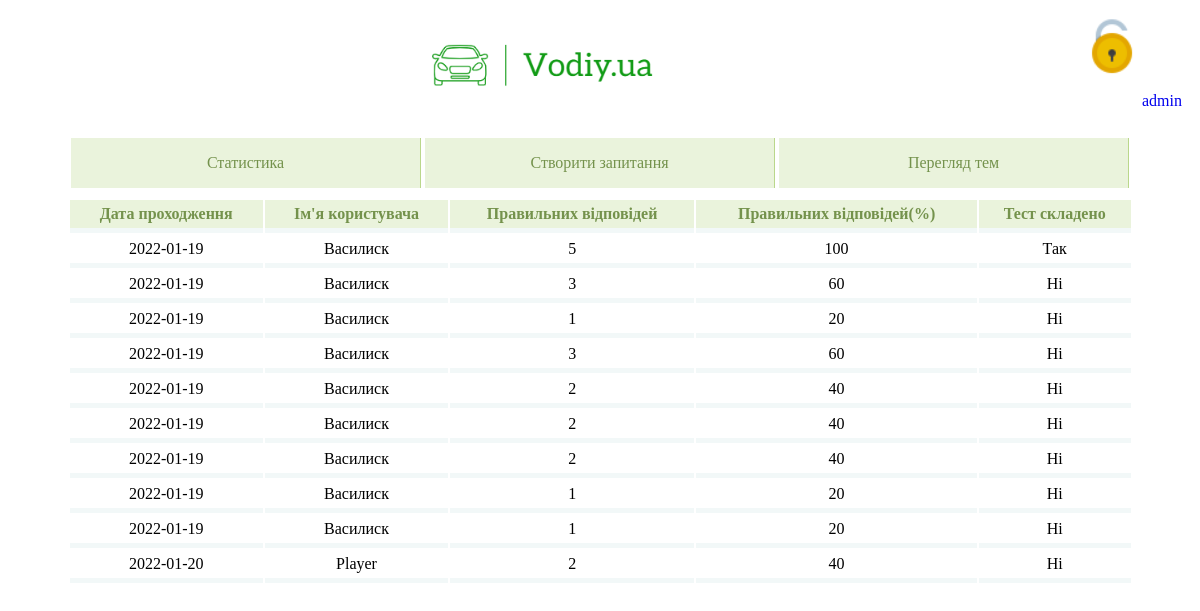
The app's page /admin/stats (signed in), older data.
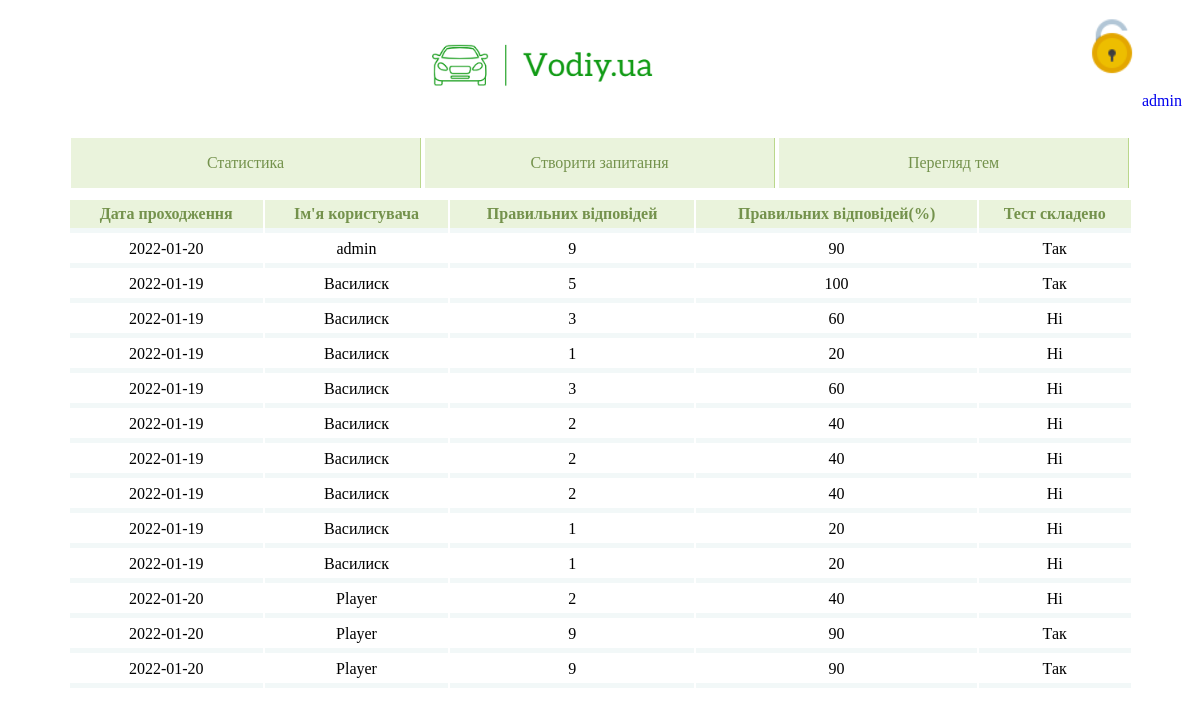
The same page, newer data.
### models.py (models this page shows)
class Users(db.Model):
    id = db.Column(db.Integer, primary_key=True)
    login = db.Column(db.String, unique=True)
    email = db.Column(db.String, unique=True)
    password = db.Column(db.String, nullable=False)
    tests = db.relationship('History', backref='users')

class History(db.Model):
    id = db.Column(db.Integer, primary_key=True)
    user_id = db.Column(db.Integer, db.ForeignKey('users.id'), nullable=False)
    correct_answers_number = db.Column(db.Integer, nullable=False)
    correct_answers_percent = db.Column(db.Integer, nullable=False)
    complete = db.Column(db.Boolean, nullable=False)
    date = db.Column(db.Date, nullable=False)

### admin/admin.py (the view)
@admin.route('/stats')
@admin_required
def stats():
    return render_template('admin/stats.html', user=Admin, users_history=Admin.get_users_history(), tests_number=len(Admin.get_history()))

### Admin.py (called while the page is built)
    @classmethod
    def get_users_history(cls):
        return DataBase.get_users_history()

    @classmethod
    def get_history(cls):
        return DataBase.get_history()

### DataBase.py (called while the page is built)
    @classmethod
    def get_users_history(cls):
        return Users.query.all()

    @classmethod
    def get_history(cls):
        return History.query.all()

### Visitor.py (called while the page is built)
    @classmethod
    def is_admin(cls):
        if session.get('logged') == 'True':
            if session.get('user_name') == 'admin':
                return True

    @classmethod
    def is_authorized(cls):
        if session.get('logged') == 'True':
            return True
        else:
            return False

    @classmethod
    def get_name(cls):
        if session.get('logged'):
            return session.get('user_name')
        else:
            return 'Not authorized'

### admin/admin.py (called while the page is built)
def admin_required(f):
    @wraps(f)
    def decorated_function(*args, **kwargs):
        if Admin.is_admin() is not True:
            return redirect(url_for('user.sign', next=request.url))
        return f(*args, **kwargs)
    return decorated_function

### admin/templates/admin/stats.html
{% extends 'admin/base.html' %}
{% block content %}
<center>
	<table class="table">
		<thead>
			<tr>
				<th>Дата проходження</th>
				<th>Ім'я користувача</th>
				<th>Правильних відповідей</th>
				<th>Правильних відповідей(%)</th>
				<th>Тест складено</th>
			</tr>
		</thead>
		{% if tests_number < 1 %}
		<tbody>
		<tr><td colspan="5" align="center" style="color: #74924C;">Ця таблиця порожня! Наразі не існує жодного запису результатів.</td></tr>
		</tbody>
		{% else %}
			{% for user_one in users_history %}
			{% for test in user_one.tests %}
			<tbody>
			<tr>
				<td align="center"> {{ test.date }} </td>
				<td align="center"> {{ user_one.login }} </td>
				<td align="center"> {{ test.correct_answers_number }} </td>
				<td align="center"> {{ test.correct_answers_percent }} </td>
				{% if test.complete %}
				<td align="center"> Так </td>
				{% else %}
				<td align="center">Ні</td>
				{% endif %}
			</tr>
			</tbody>
			{% endfor %}
			{% endfor %}
		{% endif %}
	</table>
</center>
{% endblock %}

### admin/templates/admin/base.html (shortened to what this page needs)
<!DOCTYPE html>
<html lang="en">
<head>
    <link type="text/css" rel="stylesheet" href="{{ url_for('admin.static', filename='css/menu.css') }}"/>
    <link type="text/css" rel="stylesheet" href="{{ url_for('admin.static', filename='css/styles.css') }}"/>
    <link type="text/css" rel="stylesheet" href="{{ url_for('admin.static', filename='css/table.css') }}"/>
</head>
<body>
<div class="wrapper">
    <div class="header">
        <div class="inner-header" style="text-align:center;">
            <img src="static/img/logo.png" height="120px;">
            <a href="log-out">
                {% if(user.is_authorized()) %}
                <img src="static/img/unlock.png" height="60px;" align="right" style="margin-top:10px; margin-right:50px;">
                {% else %}
                <img src="static/img/lock.png" height="60px;" align="right" style="margin-top:10px; margin-right:50px;">
                {% endif %}
                <p align="right" style="margin-top: -40px; padding-right:10px;">{{user.get_name()}}</p>
            </a>
        </div>
    </div>
 <div class="pagination">
        <div class="inner-pagination">
            <nav class="three" style="text-align:center;">
                <ul>
                    <li><a href="stats">Статистика</a></li>
                    <li><a href="new_questions">Створити запитання</a></li>
                    <li><a href="themes">Перегляд тем</a></li>
                </ul>
            </nav>
        </div>
    </div>
    {% block content %} {% endblock %}
</div>
</body>
</html>

### admin/static/css/menu.css (style rules this page uses)
ul { list-style: none; margin: 0 auto; }
a { text-decoration: none; font-family: lucida console; transition: .5s linear; }
.three ul { padding: 0; border-color: #71e761; }
.three li { display: inline-block; width: 350px; }
.three a { padding: 1em; display: block; color: #74924C; border-right: 1px solid #BAD78B; background: rgba(186, 215, 139, .3); }

### admin/static/css/styles.css (style rules this page uses)
* { box-sizing: border-box; }
.header { margin-bottom: 10px; }
.inner-header { height: 120px; }
.pagination { margin-bottom: 10px; }
.inner-pagination { height: 50px; }

### admin/static/css/table.css (style rules this page uses)
.table { width: 1065px; margin-bottom: 20px; border: 15px solid rgba(190, 215, 139, .3) border-top: 5px solid rgba(190, 215, 139, .3) border-collapse: collapse; }
.table th { font-weight: bold; padding: 5px; background: rgba(186, 215, 139, .3); border: none; color: #74924C; border-bottom: 5px solid #F2F8F8; font-family: lucida console; }
.table td { padding: 5px; border: none; border-bottom: 5px solid #F2F8F8; font-family: lucida console; transition: .5s linear; }

Row changes from the older to the newer data that the page shows:
added History: date "2022-01-20", {{ user_one.login }} "admin", correct_answers_number "9", correct_answers_percent "90", complete "Так", shown under Users "admin"
added History: date "2022-01-20", {{ user_one.login }} "Player", correct_answers_number "9", correct_answers_percent "90", complete "Так", shown under Users "Player"
added History: date "2022-01-20", {{ user_one.login }} "Player", correct_answers_number "9", correct_answers_percent "90", complete "Так", shown under Users "Player"
